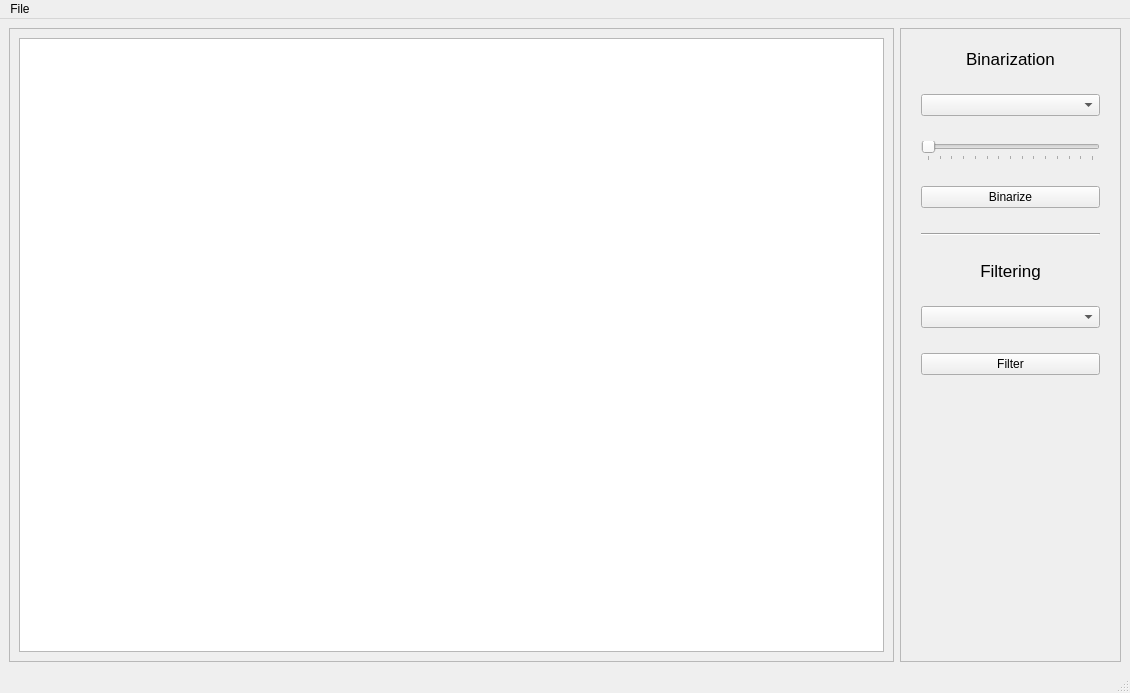
<?xml version="1.0" encoding="UTF-8"?>
<ui version="4.0">
 <class>MainWindow</class>
 <widget class="QMainWindow" name="MainWindow">
  <property name="windowModality">
   <enum>Qt::NonModal</enum>
  </property>
  <property name="geometry">
   <rect>
    <x>0</x>
    <y>0</y>
    <width>1130</width>
    <height>693</height>
   </rect>
  </property>
  <property name="sizePolicy">
   <sizepolicy hsizetype="MinimumExpanding" vsizetype="MinimumExpanding">
    <horstretch>0</horstretch>
    <verstretch>0</verstretch>
   </sizepolicy>
  </property>
  <property name="windowTitle">
   <string>Image processing</string>
  </property>
  <widget class="QWidget" name="centralwidget">
   <property name="sizePolicy">
    <sizepolicy hsizetype="MinimumExpanding" vsizetype="MinimumExpanding">
     <horstretch>0</horstretch>
     <verstretch>0</verstretch>
    </sizepolicy>
   </property>
   <property name="maximumSize">
    <size>
     <width>2333132</width>
     <height>16777215</height>
    </size>
   </property>
   <layout class="QGridLayout" name="gridLayout">
    <item row="0" column="0">
     <layout class="QHBoxLayout" name="horizontalLayout" stretch="4,1">
      <property name="sizeConstraint">
       <enum>QLayout::SetMaximumSize</enum>
      </property>
      <item>
       <widget class="QFrame" name="frameImage">
        <property name="sizePolicy">
         <sizepolicy hsizetype="MinimumExpanding" vsizetype="MinimumExpanding">
          <horstretch>0</horstretch>
          <verstretch>0</verstretch>
         </sizepolicy>
        </property>
        <property name="frameShape">
         <enum>QFrame::StyledPanel</enum>
        </property>
        <property name="frameShadow">
         <enum>QFrame::Raised</enum>
        </property>
        <layout class="QVBoxLayout" name="verticalLayout">
         <item>
          <widget class="QGraphicsView" name="graphicsView">
           <property name="sizePolicy">
            <sizepolicy hsizetype="MinimumExpanding" vsizetype="MinimumExpanding">
             <horstretch>0</horstretch>
             <verstretch>0</verstretch>
            </sizepolicy>
           </property>
          </widget>
         </item>
        </layout>
       </widget>
      </item>
      <item>
       <widget class="QFrame" name="frame">
        <property name="sizePolicy">
         <sizepolicy hsizetype="MinimumExpanding" vsizetype="MinimumExpanding">
          <horstretch>0</horstretch>
          <verstretch>0</verstretch>
         </sizepolicy>
        </property>
        <property name="frameShape">
         <enum>QFrame::StyledPanel</enum>
        </property>
        <property name="frameShadow">
         <enum>QFrame::Raised</enum>
        </property>
        <layout class="QVBoxLayout" name="verticalLayout_2">
         <property name="spacing">
          <number>25</number>
         </property>
         <property name="leftMargin">
          <number>20</number>
         </property>
         <property name="topMargin">
          <number>20</number>
         </property>
         <property name="rightMargin">
          <number>20</number>
         </property>
         <item>
          <widget class="QLabel" name="labelBinarization">
           <property name="font">
            <font>
             <pointsize>13</pointsize>
            </font>
           </property>
           <property name="text">
            <string>Binarization</string>
           </property>
           <property name="alignment">
            <set>Qt::AlignCenter</set>
           </property>
          </widget>
         </item>
         <item>
          <widget class="QComboBox" name="comboBoxBinarization">
           <property name="toolTip">
            <string>Thresholding type</string>
           </property>
          </widget>
         </item>
         <item>
          <widget class="QSlider" name="horizontalSlider">
           <property name="toolTip">
            <string>Half block size</string>
           </property>
           <property name="toolTipDuration">
            <number>-1</number>
           </property>
           <property name="minimum">
            <number>1</number>
           </property>
           <property name="maximum">
            <number>15</number>
           </property>
           <property name="singleStep">
            <number>2</number>
           </property>
           <property name="orientation">
            <enum>Qt::Horizontal</enum>
           </property>
           <property name="tickPosition">
            <enum>QSlider::TicksBelow</enum>
           </property>
           <property name="tickInterval">
            <number>1</number>
           </property>
          </widget>
         </item>
         <item>
          <widget class="QPushButton" name="pushButtonBinarize">
           <property name="sizePolicy">
            <sizepolicy hsizetype="Preferred" vsizetype="Preferred">
             <horstretch>0</horstretch>
             <verstretch>0</verstretch>
            </sizepolicy>
           </property>
           <property name="text">
            <string>Binarize</string>
           </property>
          </widget>
         </item>
         <item>
          <widget class="Line" name="line">
           <property name="sizePolicy">
            <sizepolicy hsizetype="Minimum" vsizetype="Preferred">
             <horstretch>0</horstretch>
             <verstretch>0</verstretch>
            </sizepolicy>
           </property>
           <property name="orientation">
            <enum>Qt::Horizontal</enum>
           </property>
          </widget>
         </item>
         <item>
          <widget class="QLabel" name="labelFiltering">
           <property name="font">
            <font>
             <pointsize>13</pointsize>
            </font>
           </property>
           <property name="text">
            <string>Filtering</string>
           </property>
           <property name="alignment">
            <set>Qt::AlignCenter</set>
           </property>
          </widget>
         </item>
         <item>
          <widget class="QComboBox" name="comboBoxFiltering"/>
         </item>
         <item>
          <widget class="QPushButton" name="pushButtonFilter">
           <property name="sizePolicy">
            <sizepolicy hsizetype="Preferred" vsizetype="Preferred">
             <horstretch>0</horstretch>
             <verstretch>0</verstretch>
            </sizepolicy>
           </property>
           <property name="text">
            <string>Filter</string>
           </property>
          </widget>
         </item>
         <item>
          <spacer name="verticalSpacer">
           <property name="orientation">
            <enum>Qt::Vertical</enum>
           </property>
           <property name="sizeHint" stdset="0">
            <size>
             <width>20</width>
             <height>40</height>
            </size>
           </property>
          </spacer>
         </item>
        </layout>
       </widget>
      </item>
     </layout>
    </item>
   </layout>
  </widget>
  <widget class="QMenuBar" name="menubar">
   <property name="geometry">
    <rect>
     <x>0</x>
     <y>0</y>
     <width>1130</width>
     <height>24</height>
    </rect>
   </property>
   <widget class="QMenu" name="menuFile">
    <property name="title">
     <string>File</string>
    </property>
    <addaction name="actionChoose"/>
    <addaction name="separator"/>
    <addaction name="actionRefresh"/>
   </widget>
   <addaction name="menuFile"/>
  </widget>
  <widget class="QStatusBar" name="statusbar"/>
  <action name="actionChoose">
   <property name="text">
    <string>Load image</string>
   </property>
  </action>
  <action name="actionSave">
   <property name="text">
    <string>Save image</string>
   </property>
  </action>
  <action name="actionRefresh">
   <property name="text">
    <string>Refresh</string>
   </property>
  </action>
 </widget>
 <resources/>
 <connections/>
</ui>
